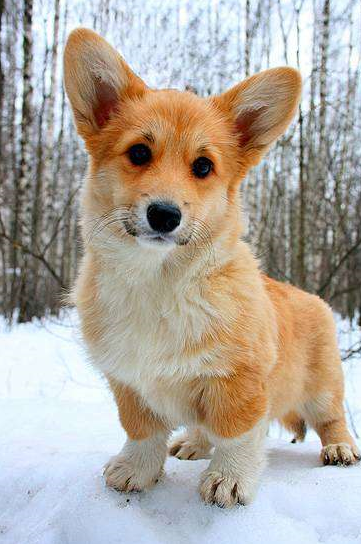
#> input picture dct/1.bmp, 361 x 544 px
$ python main.py
#> lines starting #> are read from the running program, lines starting #| are printed output that depends on the picture; after the words box and inside, x2 and y2 are one past the last pixel; in counts of white or black regions, pixels touching at a corner belong together
import cv2
from math import sqrt, log10
import numpy as np
import random

RESULT_PIC = "result.bmp"

def PSNR(original, compressed):
    mse = np.mean((original - compressed) ** 2)
    if(mse == 0):
        return 100
    max_pixel = 255.0
    psnr = 20 * log10(max_pixel / sqrt(mse))
    return psnr

def RMSE(oroginal, compressed):
    rmse = np.sqrt(np.mean(np.square(oroginal - compressed)))
    return rmse


def bin_to_str(message):
    str_data = ''
    for i in range(0, len(message), 8):
        temp_data = int(message[i:i + 8], 2)
        str_data += chr(temp_data)
    return str_data


def str_to_bin(message):
    result = ''.join(format(ord(x), 'b').zfill(8) for x in message)
    return result


class ImageDCT():
    def __init__(self, image):
        self.B = 8
        self.image = image
        self.image_height = image.shape[0]
        self.image_width = image.shape[1]
        self.blocks_vertical = int(image.shape[0] / self.B)
        self.blocks_horizontal = int(image.shape[1] / self.B)
        self.dct_blocks = []

    def get_channel_matrix(self, channel_index):
        matrix = np.zeros((self.image_height, self.image_width), np.float64)
        for i in range(self.image_height):
            for j in range(self.image_width):
                matrix[i][j] = self.image[i][j][channel_index]
        return matrix

    def insert_channel_to_image(self, channel, channel_index):
        for i in range(self.image_height):
            for j in range(self.image_width):
                 self.image[i][j][channel_index] = channel[i][j]

        return

    def image_dct(self, channel_index):
        vis0 = np.zeros((self.image_height, self.image_width), np.float64)
        Trans = np.zeros((self.image_height, self.image_width), np.float64)
        vis0[:self.image_height, :self.image_width] = self.get_channel_matrix(channel_index=channel_index)

        for row in range(self.blocks_vertical):
            for col in range(self.blocks_horizontal):
                current_block = cv2.dct(vis0[row * self.B:(row + 1) * self.B, col * self.B:(col + 1) * self.B])
                self.dct_blocks.append(current_block)
                Trans[row * self.B:(row + 1) * self.B, col * self.B:(col + 1) * self.B] = current_block

        return

    def image_idct(self, channel_index):
        i = 0
        channel = np.zeros((self.image_height, self.image_width), np.float64)
        for row in range(self.blocks_vertical):
            for col in range(self.blocks_horizontal):
                current_block = cv2.idct(self.dct_blocks[i])
                channel[row * self.B:(row + 1) * self.B, col * self.B:(col + 1) * self.B] = current_block
                i += 1

        self.insert_channel_to_image(channel, channel_index)

        return


def lsb_of_dct(dct_blocks, bin_message, x, y):

    for i in range(len(bin_message)):
        whole_part, dec_part = str(dct_blocks[i][y][x]).split(".")
        coeff = bin(int(whole_part))
        coeff = coeff[coeff.index("b")+1:]

        coeff = (coeff[:-1] + bin_message[i])
        coeff = str(int(coeff, 2)) + "." + dec_part
        if whole_part[0] == '-':
            dct_blocks[i][y][x] = np.float64(coeff) * (-1)
        else:
            dct_blocks[i][y][x] = np.float64(coeff)

        if y == 0 and x == 0:
            dct_blocks[i][y][x] = dct_blocks[i][y][x] / 2

    return


# [10 lines left out: function retrieve_message, not called in this run]


def hide_message_len(bin_message, image):

    message_len = str_to_bin(str(len(bin_message))) + ('0' * 8)
    hidden = False

    for i in range(image.shape[0]):
        for j in range(image.shape[1]):
            pixel = image[j][i][2]
            channel_value = bin(pixel)
            channel_value = channel_value[:len(channel_value) - 1] + message_len[0]
            pixel = int(channel_value, 2)
            image[j][i][2] = pixel
            if len(message_len) == 1:
                hidden = True
                break
            message_len = message_len[1:]
        if hidden:
            break

    return


def extract_message_len(image):

    message_len = ''
    extracted = False

    for i in range(image.shape[0]):
        for j in range(image.shape[1]):
            pixel = image[j][i][2]
            channel_value = bin(pixel)
            message_len += channel_value[- 1]
            if (len(message_len) % 8 == 0) and (message_len[-8:] == ('0' * 8)):
                extracted = True
                break
        if extracted:
            break
    return int(bin_to_str(message_len[:-8]))


def retrieve_message_ext(dct_blocks, message_len):
    bin_message = ''

    for n in range(message_len):
        zero_bit_count = 0
        one_bit_count = 0

        for i in range(len(dct_blocks[n])):
            for j in range(len(dct_blocks[n])):
                whole_part, dec_part = str(dct_blocks[n][i][j]).split(".")
                if bin(int(whole_part))[-1] == '0':
                    zero_bit_count += 1
                else:
                    one_bit_count += 1

        if zero_bit_count > one_bit_count:
            bin_message += '0'
        # elif zero_bit_count == one_bit_count:
        #     bin_message += str(random.randrange(0, 2))
        else:
            bin_message += '1'

    return bin_message


def calculate_error_rate(message, retrieved_message):
    error_count = 0
    rate = 0
    for i in range(len(message)):
        if message[i] != retrieved_message[i]:
            error_count +=1

    rate = (error_count /len(message)) * 100
    return rate


# [33 lines left out: functions print_coeffs, embed_and_retrieve, not called in this run]


def embed_and_retrieve_ext(embedded_word, image):
    # embed
    bin_message = str_to_bin(message=embedded_word)

    hide_message_len(bin_message, image)

    dct = ImageDCT(image=image)
    dct.image_dct(channel_index=0)
    for i in range(dct.B):
        for j in range(dct.B):
            lsb_of_dct(dct_blocks=dct.dct_blocks, bin_message=bin_message, x=i, y=j)
    dct.image_idct(channel_index=0)

    cv2.imwrite(RESULT_PIC, dct.image)

    # retrieve
    new_image = cv2.imread(RESULT_PIC)
    message_len = extract_message_len(new_image)
    dct_retr = ImageDCT(image=new_image)
    dct_retr.image_dct(channel_index=0)
    retrieved_msg = retrieve_message_ext(dct_blocks=dct_retr.dct_blocks, message_len=message_len)
    str_msg = bin_to_str(retrieved_msg)

    rate = calculate_error_rate(embedded_word, str_msg)

    rate = calculate_error_rate(bin_message, retrieved_msg)
    print("  Error rate bit: {}%".format('%.2f' % rate))

    return

def main():
    embedded_word_1 = "There"
    embedded_word_5 = "There was no possibility of"
    embedded_word_10 = "There was no possibility of taking a walk that day."
    embedded_word_20 = "There was no possibility of taking a walk that day. We had been wandering, indeed, in the " \
                       "leafless shrubbery an"
    embedded_word_30 = "There was no possibility of taking a walk that day. We had been wandering, indeed, in the " \
                       "leafless shrubbery an hour in the morning; but since dinner (Mrs. Reed, when"
    embedded_word_40 = "There was no possibility of taking a walk that day. We had been wandering, indeed, in the " \
                       "leafless shrubbery an hour in the morning; but since dinner (Mrs. Reed, when there was no " \
                       "company, dined early) the cold winter wind"
    embedded_word_50 = "There was no possibility of taking a walk that day. We had been wandering, indeed, in the " \
                       "leafless shrubbery an hour in the morning; but since dinner (Mrs. Reed, when there was no " \
                       "company, dined early) the cold winter wind had brought with it clouds so sombre, and a rain so " \
                       "penetrating."
    # message_list = [embedded_word_1, embedded_word_5, embedded_word_10, embedded_word_20, embedded_word_30,
    #                 embedded_word_40, embedded_word_50]
    message_list = [embedded_word_50]
    word_number = [1, 5, 10, 20, 30, 40, 50]
    bin_message = str_to_bin(message=embedded_word_1)

    # image_list = ['1.bmp', '2.bmp']
    image_list = ['1.bmp']

    for image_name in image_list:
        print("Picture: {}".format(image_name))
        i = 0
        for message in message_list:
            # print("  {} word in message:".format(word_number[i]))
            image = cv2.imread(image_name)
#> image is the input picture: shape (544, 361, 3); mean B, G, R 159, 168.7, 176.4
            embed_and_retrieve_ext(message, image)
#> after the loop in hide_message_len, `for i in range(image.shape[0]):`: image: shape (544, 361, 3); 0.01% of pixels changed, all inside (x1, y1, x2, y2) = (0, 0, 1, 40)
#> after the loop in get_channel_matrix, `for i in range(self.image_height):`:
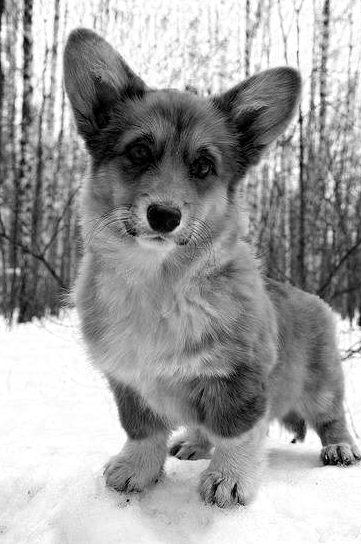
#> matrix: shape (544, 361) float64; min 0, max 255, mean 159
#> after the loop in image_dct, `for row in range(self.blocks_vertical):`:
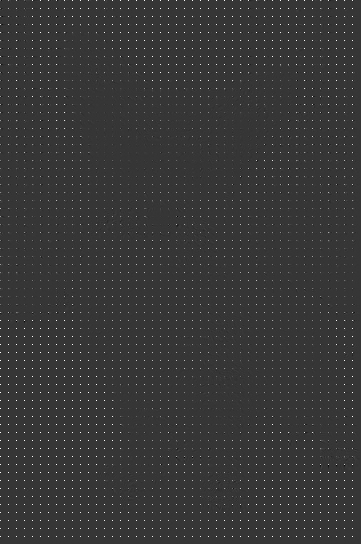
#> Trans: shape (544, 361) float64; min -549.5, max 2039.5, mean 19.7; drawn with min black and max white
#> after the loop in image_dct, `for row in range(self.blocks_vertical):`: self.dct_blocks = 3060 items
#> after the loop in image_idct, `for row in range(self.blocks_vertical):`:
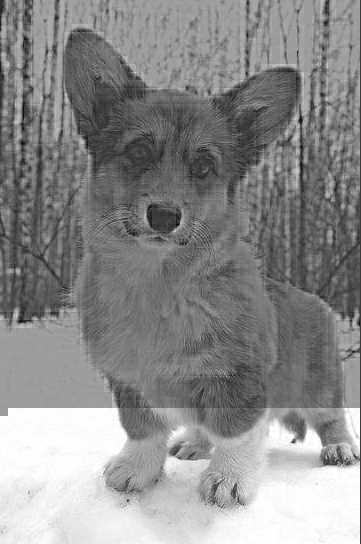
#> channel: shape (544, 361) float64; min -79.07, max 255, mean 103.9; drawn with min black and max white
#> after the loop in image_idct, `for row in range(self.blocks_vertical):`: i = 3060
#> after the loop in insert_channel_to_image, `for i in range(self.image_height):`:
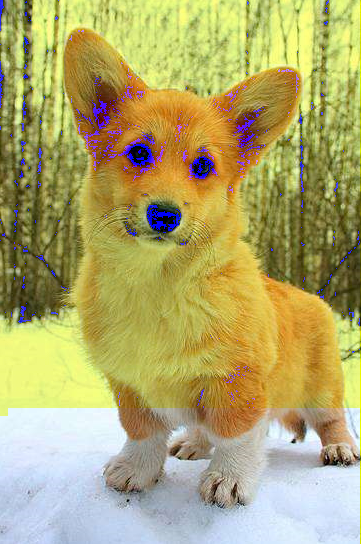
#> self.image: shape (544, 361, 3); mean B, G, R 108.4, 168.7, 176.4
#> after the loop in extract_message_len, `for i in range(image.shape[0]):`: message_len = '0011001000110010001110010011011000000000'
#> in embed_and_retrieve_ext, `message_len = extract_message_len(new_image)`: message_len = 2296
#> call 2 of get_channel_matrix, with channel_index = 0
#> after the loop in get_channel_matrix (call 2), `for i in range(self.image_height):`:
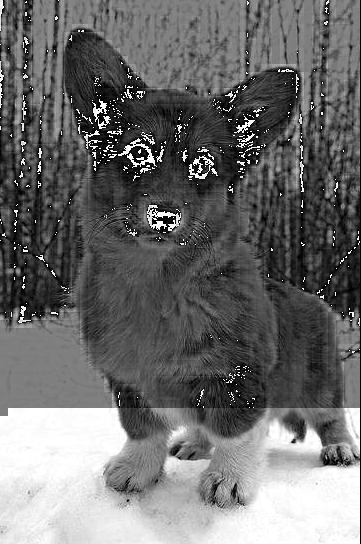
#> matrix: shape (544, 361) float64; min 0, max 255, mean 108.4
#> in embed_and_retrieve_ext, `rate = calculate_error_rate(embedded_word, str_msg)`: rate = 46.34
#> in embed_and_retrieve_ext, `rate = calculate_error_rate(bin_message, retrieved_msg)`: rate = 9.89
#|   Error rate bit: 9.89%

            original_img = cv2.imread(image_name)
            result_img = cv2.imread(RESULT_PIC)
            psnr = PSNR(original_img, result_img)
#> in PSNR, `mse = np.mean((original - compressed) ** 2)`: mse = 25.96
#> in PSNR, `psnr = 20 * log10(max_pixel / sqrt(mse))`: psnr = 33.99
#> psnr = 33.99
            rmse = RMSE(original_img, result_img)
#> in RMSE, `rmse = np.sqrt(np.mean(np.square(oroginal - compressed)))`: rmse = 5.09
#> rmse = 5.09
            print("  PSNR: {} dB".format('%.2f' % psnr))
#|   PSNR: 33.99 dB
            print("  RMSE: {}".format('%.2f' % rmse))
#|   RMSE: 5.09
            print()
            i += 1


    return


if __name__ == "__main__":
    main()

$ run again, with dct/2.bmp copied over dct/1.bmp
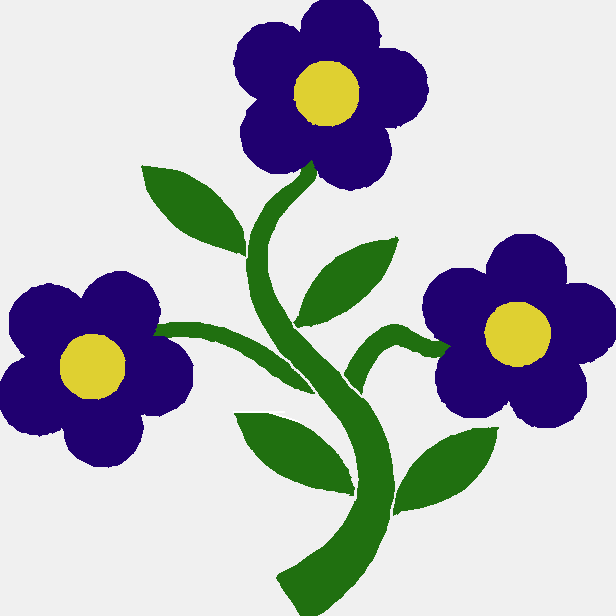
#> input picture dct/2.bmp, 616 x 616 px
#> in main, image is the input picture: shape (616, 616, 3); mean B, G, R 187.3, 181.9, 179.3
#> after the loop in image_dct, `for row in range(self.blocks_vertical):`: self.dct_blocks = 5929 items
#> after the loop in image_idct, `for row in range(self.blocks_vertical):`:
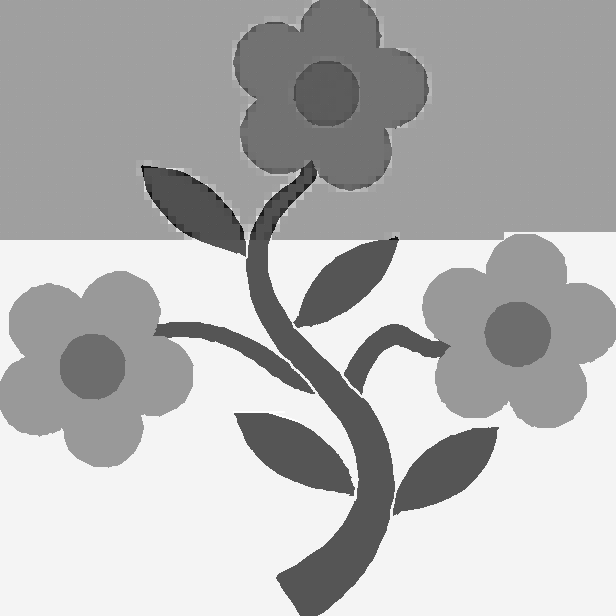
#> channel: shape (616, 616) float64; min -105.6, max 255, mean 147.3; drawn with min black and max white
#> after the loop in image_idct, `for row in range(self.blocks_vertical):`: i = 5929
#> after the loop in extract_message_len, `for i in range(image.shape[0]):`: message_len = '0011001000110010001110010011011000000000'
#> in embed_and_retrieve_ext, `message_len = extract_message_len(new_image)`: message_len = 2296
#> after the loop in get_channel_matrix (call 2), `for i in range(self.image_height):`:
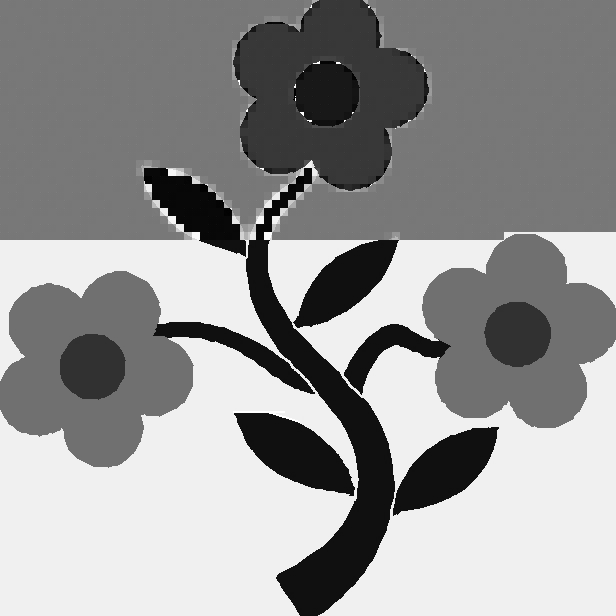
#> matrix: shape (616, 616) float64; min 0, max 255, mean 148.2
#> in embed_and_retrieve_ext, `rate = calculate_error_rate(embedded_word, str_msg)`: rate = 98.61
#> in embed_and_retrieve_ext, `rate = calculate_error_rate(bin_message, retrieved_msg)`: rate = 42.99
#|   Error rate bit: 42.99%
#> mse = 9.16
#> in PSNR, `psnr = 20 * log10(max_pixel / sqrt(mse))`: psnr = 38.51
#> in RMSE, `rmse = np.sqrt(np.mean(np.square(oroginal - compressed)))`: rmse = 3.03
#|   PSNR: 38.51 dB
#|   RMSE: 3.03
